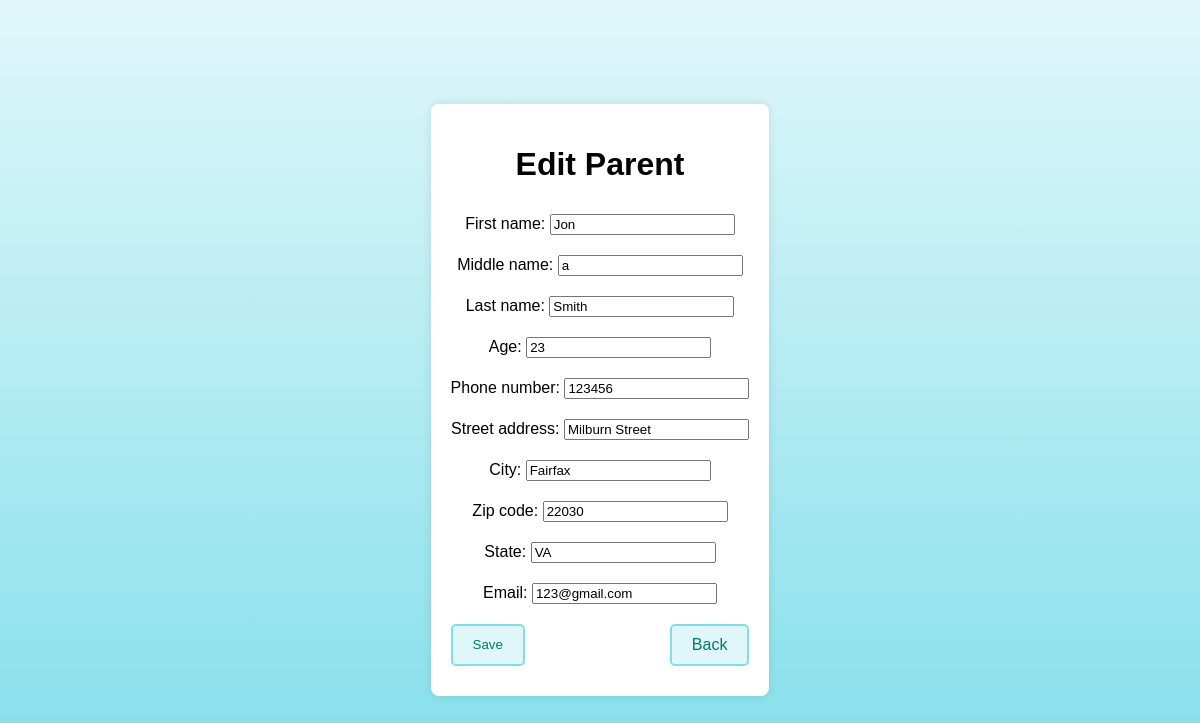
Page /myapp/edit/4/ on the committed database.
### myapp/models.py (models this page shows, shortened)
class Parent(models.Model):
    first_name = models.CharField(max_length=50)
    middle_name = models.CharField(max_length=50, blank=True, null=True)
    last_name = models.CharField(max_length=50)
    age = models.IntegerField()
    phone_number = models.CharField(max_length=15)
    street_address = models.CharField(max_length=100)
    city = models.CharField(max_length=50)
    zip_code = models.CharField(max_length=10)
    state = models.CharField(max_length=50)
    email = models.EmailField()

### myapp/views.py (the view)
# urls.py: path('edit/<int:parent_id>/', views.edit_parent, name='edit_parent'),
def edit_parent(request, parent_id):
    parent = get_object_or_404(Parent, id=parent_id)
    if request.method == 'POST':
        form = ParentForm(request.POST, instance=parent)
        if form.is_valid():
            form.save()
            return redirect('parent_list')
    else:
        form = ParentForm(instance=parent)
    return render(request, 'edit_parents.html', {'form': form})

### myapp/forms.py
class ParentForm(forms.ModelForm):
    class Meta:
        model = Parent
        fields = ['first_name', 'middle_name', 'last_name', 'age', 'phone_number', 'street_address', 'city', 'zip_code', 'state', 'email']

### myapp/templates/edit_parents.html (shortened to what this page needs)
<!DOCTYPE html>
<html lang="en">
<head>
</head>
<body>
    <div class="container">
        <h1>Edit Parent</h1>
        <form method="post">
            {{ form.as_p }}
            <div class="button-group">
                <button type="submit">Save</button>
                <a href="{% url 'parent_list' %}" class="button">Back</a>
            </div>
        </form>
    </div>
</body>
</html>

### myapp/templates/edit_parents.html (style rules this page uses)
html, body { height: 100%; margin: 0; padding: 0; font-family: Arial, sans-serif; text-align: center; background: linear-gradient(to bottom, #e0f7fa, #80deea); background-attachment: fixed; display: flex; justify-content: center; align-items: center; }
.container { padding: 20px; background: white; border-radius: 8px; box-shadow: 0 0 10px rgba(0,0,0,0.1); }
form { display: flex; flex-direction: column; align-items: center; }
form > * { margin: 10px 0; }
.button-group { display: flex; justify-content: space-between; width: 100%; }
button { padding: 10px 20px; background-color: #e0f7fa; border: 2px solid #80deea; border-radius: 5px; color: #00796b; cursor: pointer; }
a.button { padding: 10px 20px; background-color: #e0f7fa; border: 2px solid #80deea; border-radius: 5px; text-decoration: none; color: #00796b; }

### rows in the picture
Parent: first_name "Jon", middle_name "a", last_name "Smith", age "23", phone_number "123456", street_address "Milburn Street", city "Fairfax", zip_code "22030", state "VA", email "123@gmail.com"
